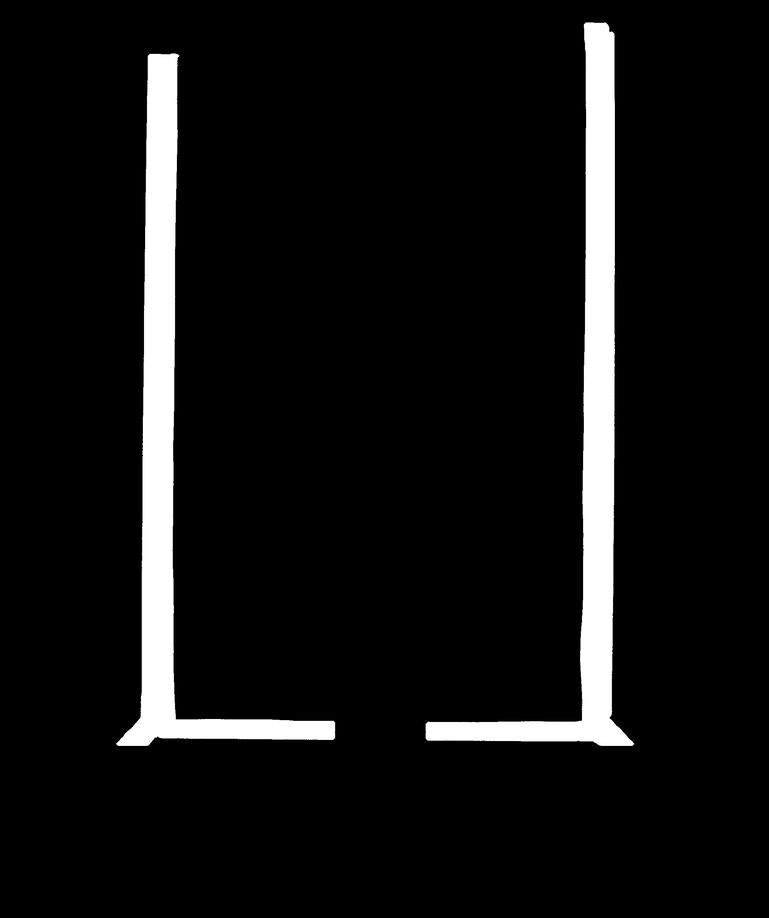
#> input picture src/alinea/phenomenal/share/data/masksideview-orange_optimized2.png, 769 x 918 px, shrunk from 2056 x 2454 before the run
$ python script_add_mask.py   (older library calls are emulated)
#> lines starting #> are read from the running program, lines starting #| are printed output that depends on the picture
# -*- python -*-
#
#       binarization.py: Module Description
#
#       Copyright 2015 INRIA - CIRAD - INRA
#
#       File author(s):
#
#       File contributor(s):
#
#       Distributed under the Cecill-C License.
#       See accompanying file LICENSE.txt or copy at
#           http://www.cecill.info/licences/Licence_CeCILL-C_V1-en.html
#
#       OpenAlea WebSite : http://openalea.gforge.inria.fr
#
#       =======================================================================

""" Binarization routines for PhenoArch/ images
"""

#       =======================================================================
#       External Import
import cv2


#       =======================================================================
#       Local Import

#       ====================================================================
#       Code

# orange_band_mask = masksideview-orange_optimized2.png
# side_panels_mask = mask-sideview-SidePanel.png

img1 = cv2.imread("./masksideview-orange_optimized2.png",
                  cv2.CV_LOAD_IMAGE_GRAYSCALE)
#> img1 is the input picture: shape (918, 769); min 0, max 255, mean 18

img2 = cv2.imread("./mask-sideview-SidePanel.png",
                  cv2.CV_LOAD_IMAGE_GRAYSCALE)
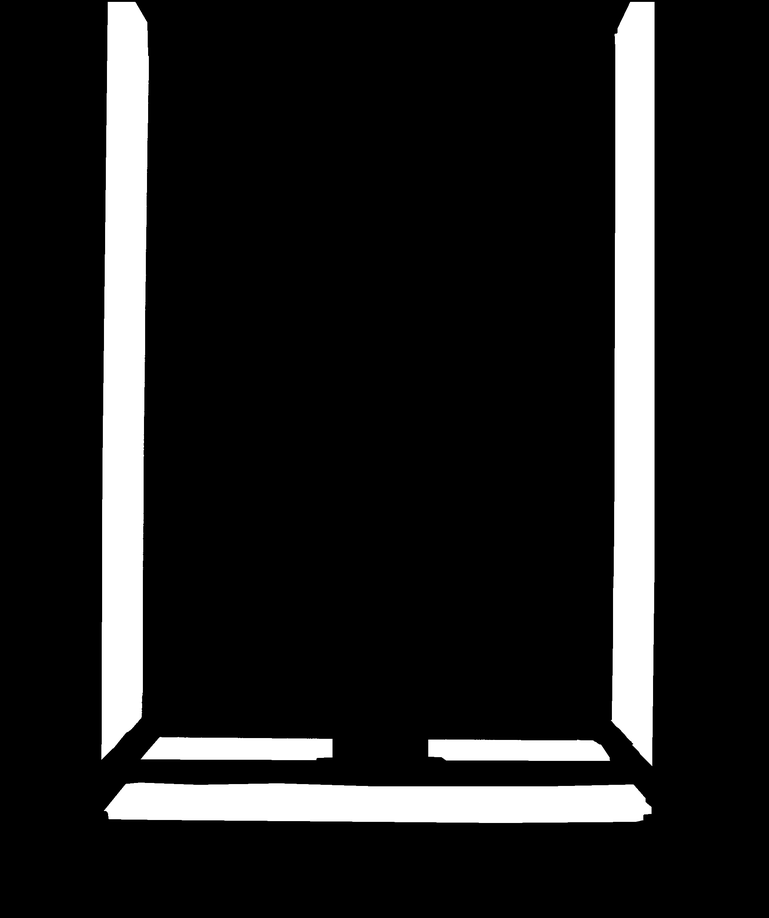
#> input picture src/alinea/phenomenal/share/data/mask-sideview-SidePanel.png, 769 x 918 px, shrunk from 2056 x 2454 before the run
#> img2 is the input picture: shape (918, 769); min 0, max 255, mean 31.2

img = cv2.add(img1, img2)
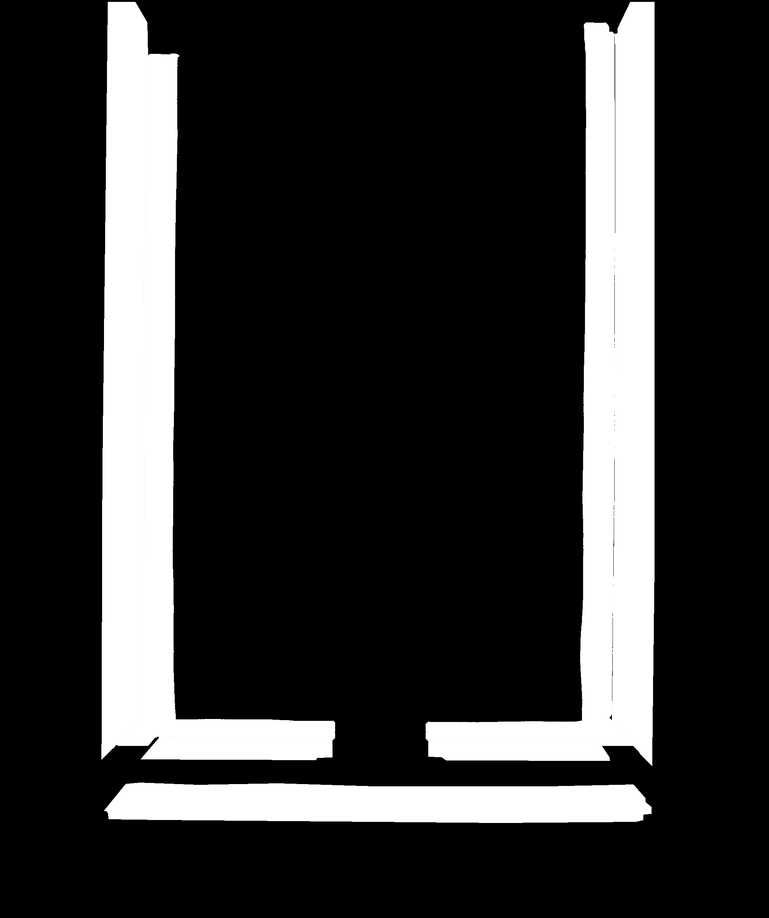
#> img: shape (918, 769); min 0, max 255, mean 48.8

cv2.imwrite("./img_out.png", img, cv2.CV_LOAD_IMAGE_GRAYSCALE)
